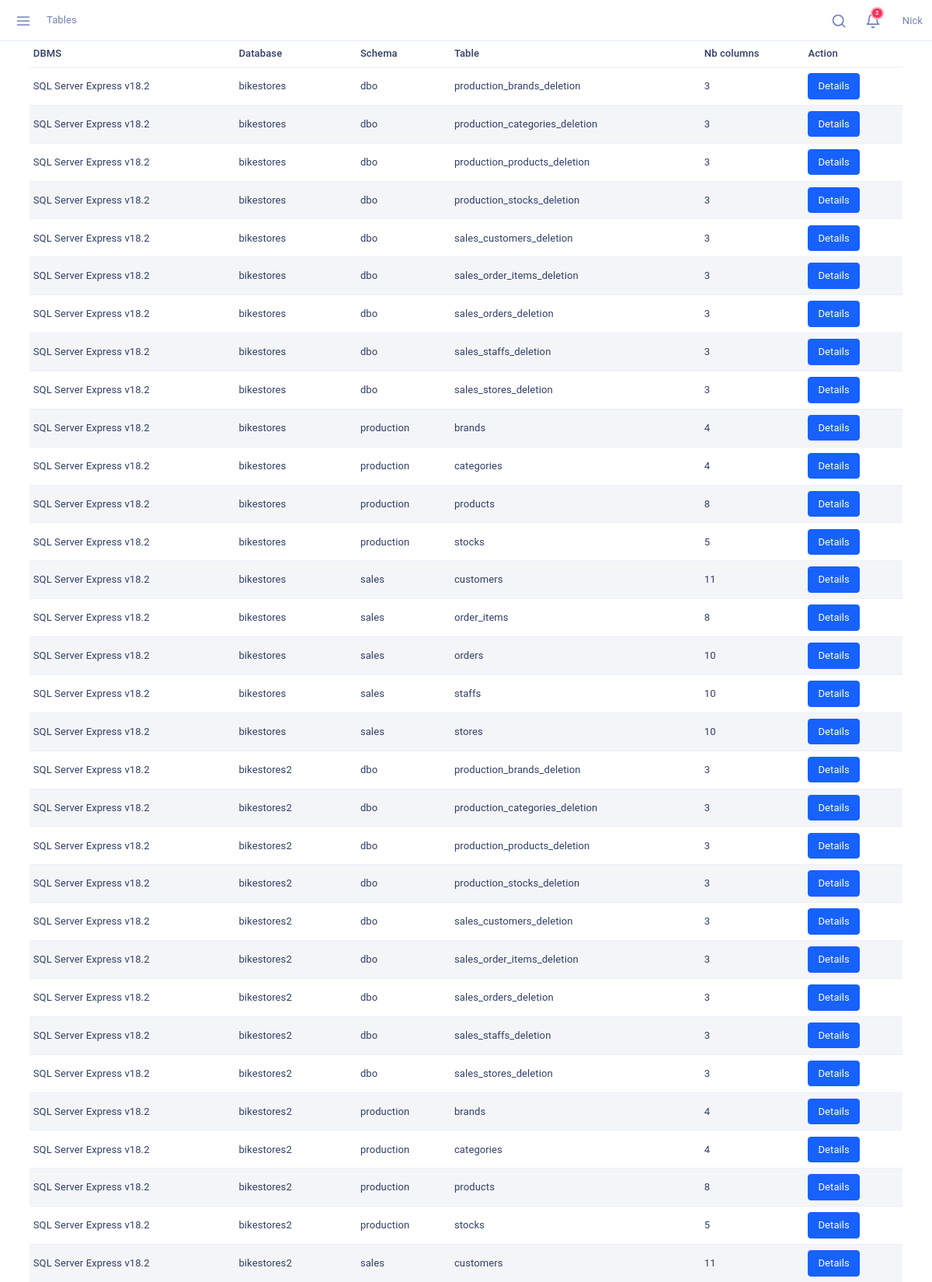
The app's page /tables/ (upper part) with its own data.
### ferdolt/models.py (models this page shows, shortened)
class Table(models.Model):
    schema = models.ForeignKey(DatabaseSchema, on_delete=models.CASCADE)
    name = models.CharField(max_length=100)
    level = models.IntegerField(default=0) # this level is the order in which items should be added to tables to avoid integrity errors
    class Meta:
        verbose_name = _("Table")
        verbose_name_plural = _("Tables")
        unique_together = [
            [ "schema", "name" ]
        ]
        ordering = [ "schema__database__name", "schema__name", "name" ]

class DatabaseSchema(models.Model):
    database = models.ForeignKey(Database, on_delete=models.CASCADE)
    name = models.CharField(max_length=100)
    class Meta:
        verbose_name = _("Database schema")
        verbose_name_plural = _("Database schemas")
        unique_together = [
            [ "database", "name" ]
        ]

class Database(models.Model):
    dbms_version: DatabaseManagementSystemVersion = models.ForeignKey(DatabaseManagementSystemVersion, on_delete=models.PROTECT)
    name = models.CharField(max_length=100)
    username = models.CharField(max_length=150)
    password = models.TextField()
    instance_name = models.CharField(max_length=100, null=True, blank=True)
    host = models.CharField(max_length=150, default="localhost")
    port = models.IntegerField(default=1433);
    class Meta:
        unique_together = [
            ["dbms_version", "name", "host", "port"]
        ]
        verbose_name = _("Database")
        verbose_name_plural = _("Databases")

class DatabaseManagementSystemVersion(models.Model):
    dbms: DatabaseManagementSystem = models.ForeignKey(DatabaseManagementSystem, on_delete=models.PROTECT)
    version_number = models.CharField(max_length=25)
    class Meta:
        verbose_name = _("Database management system version")
        verbose_name_plural = _("Database management system versions")
    def __str__(self):
        return f"{self.dbms.name} v{self.version_number}"

class DatabaseManagementSystem(models.Model):
    name = models.CharField(max_length=50, unique=True, null=False)
    class Meta:
        verbose_name = _("Database management system")
        verbose_name_plural = _("Database management systems")

### frontend/views.py (the view, shortened to what this page needs)
# urls.py: path("tables/", views.tables, name="tables"),
def tables(request, id: int=None):
    context = {}
    if not id:
        tables = ferdolt_models.Table.objects.all()
        context['tables'] = tables
    return render(request, "frontend/tables.html", context=context)

### frontend/templates/frontend/tables.html (shortened to what this page needs)
{% extends 'frontend/base-template.html' %}
{% load i18n static %}
{% block extra_styles %}
<link rel="stylesheet" href="{% static 'frontend/assets/css/dataTables.bootstrap5.min.css' %}">
{% endblock %}
{% block breadcrumbs %}
{% if table %}
<li class="breadcrumb-item">
    <a href="{% url 'frontend:tables' %}">{% trans "Tables" %}</a>
</li>
<li class="breadcrumb-item active" aria-current="page">
    {{ table.schema.database.name }}.{{ table.schema.name }}.{{ table.name }}
</li>
{% else %}
<li class="breadcrumb-item active">
    {% trans "Tables" %}
</li>
{% endif %}
{% endblock %}
{% block page_content %}
<div class="page-content">
    {% if not table %}
    <div class="container">
        <table class="table table-striped" id="tables">
            <thead>
                <tr>
                    <th>{% trans "DBMS" %}</th>
                    <th>{% trans "Database" %}</th>
                    <th>{% trans "Schema" %}</th>
                    <th>{% trans "Table" %}</th>
                    <th>{% trans "Nb columns" %}</th>
                    <th>{% trans "Action" %}</th>
                </tr>
            </thead>
            <tbody>
                {% for table in tables %}
                <tr>
                    <td>{{ table.schema.database.dbms_version }}</td>
                    <td>{{ table.schema.database.name }}</td>
                    <td>{{ table.schema.name }}</td>
                    <td>{{ table.name }}</td>
                    <td>{{ table.column_set.count }}</td>
                    <td>
                        <a class="btn btn-primary" href="{% url 'frontend:tables' table.id %}">{% trans "Details" %}</a>
                    </td>
                </tr>
                {% endfor %}
            </tbody>
        </table>
    </div>
    {% endif %}
</div>
{% endblock %}

### records on screen
Table: schema.database.dbms_version "SQL Server Express v18.2", schema.database.name "bikestores", schema.name "dbo", name "production_brands_deletion", column_set.count "3"
Table: schema.database.dbms_version "SQL Server Express v18.2", schema.database.name "bikestores", schema.name "dbo", name "production_categories_deletion", column_set.count "3"
Table: schema.database.dbms_version "SQL Server Express v18.2", schema.database.name "bikestores", schema.name "dbo", name "production_products_deletion", column_set.count "3"
Table: schema.database.dbms_version "SQL Server Express v18.2", schema.database.name "bikestores", schema.name "dbo", name "production_stocks_deletion", column_set.count "3"
Table: schema.database.dbms_version "SQL Server Express v18.2", schema.database.name "bikestores", schema.name "dbo", name "sales_customers_deletion", column_set.count "3"
Table: schema.database.dbms_version "SQL Server Express v18.2", schema.database.name "bikestores", schema.name "dbo", name "sales_order_items_deletion", column_set.count "3"
Table: schema.database.dbms_version "SQL Server Express v18.2", schema.database.name "bikestores", schema.name "dbo", name "sales_orders_deletion", column_set.count "3"
Table: schema.database.dbms_version "SQL Server Express v18.2", schema.database.name "bikestores", schema.name "dbo", name "sales_staffs_deletion", column_set.count "3"
Table: schema.database.dbms_version "SQL Server Express v18.2", schema.database.name "bikestores", schema.name "dbo", name "sales_stores_deletion", column_set.count "3"
Table: schema.database.dbms_version "SQL Server Express v18.2", schema.database.name "bikestores", schema.name "production", name "brands", column_set.count "4"
Table: schema.database.dbms_version "SQL Server Express v18.2", schema.database.name "bikestores", schema.name "production", name "categories", column_set.count "4"
Table: schema.database.dbms_version "SQL Server Express v18.2", schema.database.name "bikestores", schema.name "production", name "products", column_set.count "8"
Table: schema.database.dbms_version "SQL Server Express v18.2", schema.database.name "bikestores", schema.name "production", name "stocks", column_set.count "5"
Table: schema.database.dbms_version "SQL Server Express v18.2", schema.database.name "bikestores", schema.name "sales", name "customers", column_set.count "11"
Table: schema.database.dbms_version "SQL Server Express v18.2", schema.database.name "bikestores", schema.name "sales", name "order_items", column_set.count "8"
Table: schema.database.dbms_version "SQL Server Express v18.2", schema.database.name "bikestores", schema.name "sales", name "orders", column_set.count "10"
Table: schema.database.dbms_version "SQL Server Express v18.2", schema.database.name "bikestores", schema.name "sales", name "staffs", column_set.count "10"
Table: schema.database.dbms_version "SQL Server Express v18.2", schema.database.name "bikestores", schema.name "sales", name "stores", column_set.count "10"
Table: schema.database.dbms_version "SQL Server Express v18.2", schema.database.name "bikestores2", schema.name "dbo", name "production_brands_deletion", column_set.count "3"
Table: schema.database.dbms_version "SQL Server Express v18.2", schema.database.name "bikestores2", schema.name "dbo", name "production_categories_deletion", column_set.count "3"
Table: schema.database.dbms_version "SQL Server Express v18.2", schema.database.name "bikestores2", schema.name "dbo", name "production_products_deletion", column_set.count "3"
Table: schema.database.dbms_version "SQL Server Express v18.2", schema.database.name "bikestores2", schema.name "dbo", name "production_stocks_deletion", column_set.count "3"
Table: schema.database.dbms_version "SQL Server Express v18.2", schema.database.name "bikestores2", schema.name "dbo", name "sales_customers_deletion", column_set.count "3"
Table: schema.database.dbms_version "SQL Server Express v18.2", schema.database.name "bikestores2", schema.name "dbo", name "sales_order_items_deletion", column_set.count "3"
Table: schema.database.dbms_version "SQL Server Express v18.2", schema.database.name "bikestores2", schema.name "dbo", name "sales_orders_deletion", column_set.count "3"
Table: schema.database.dbms_version "SQL Server Express v18.2", schema.database.name "bikestores2", schema.name "dbo", name "sales_staffs_deletion", column_set.count "3"
Table: schema.database.dbms_version "SQL Server Express v18.2", schema.database.name "bikestores2", schema.name "dbo", name "sales_stores_deletion", column_set.count "3"
Table: schema.database.dbms_version "SQL Server Express v18.2", schema.database.name "bikestores2", schema.name "production", name "brands", column_set.count "4"
Table: schema.database.dbms_version "SQL Server Express v18.2", schema.database.name "bikestores2", schema.name "production", name "categories", column_set.count "4"
Table: schema.database.dbms_version "SQL Server Express v18.2", schema.database.name "bikestores2", schema.name "production", name "products", column_set.count "8"
Table: schema.database.dbms_version "SQL Server Express v18.2", schema.database.name "bikestores2", schema.name "production", name "stocks", column_set.count "5"
Table: schema.database.dbms_version "SQL Server Express v18.2", schema.database.name "bikestores2", schema.name "sales", name "customers", column_set.count "11"
